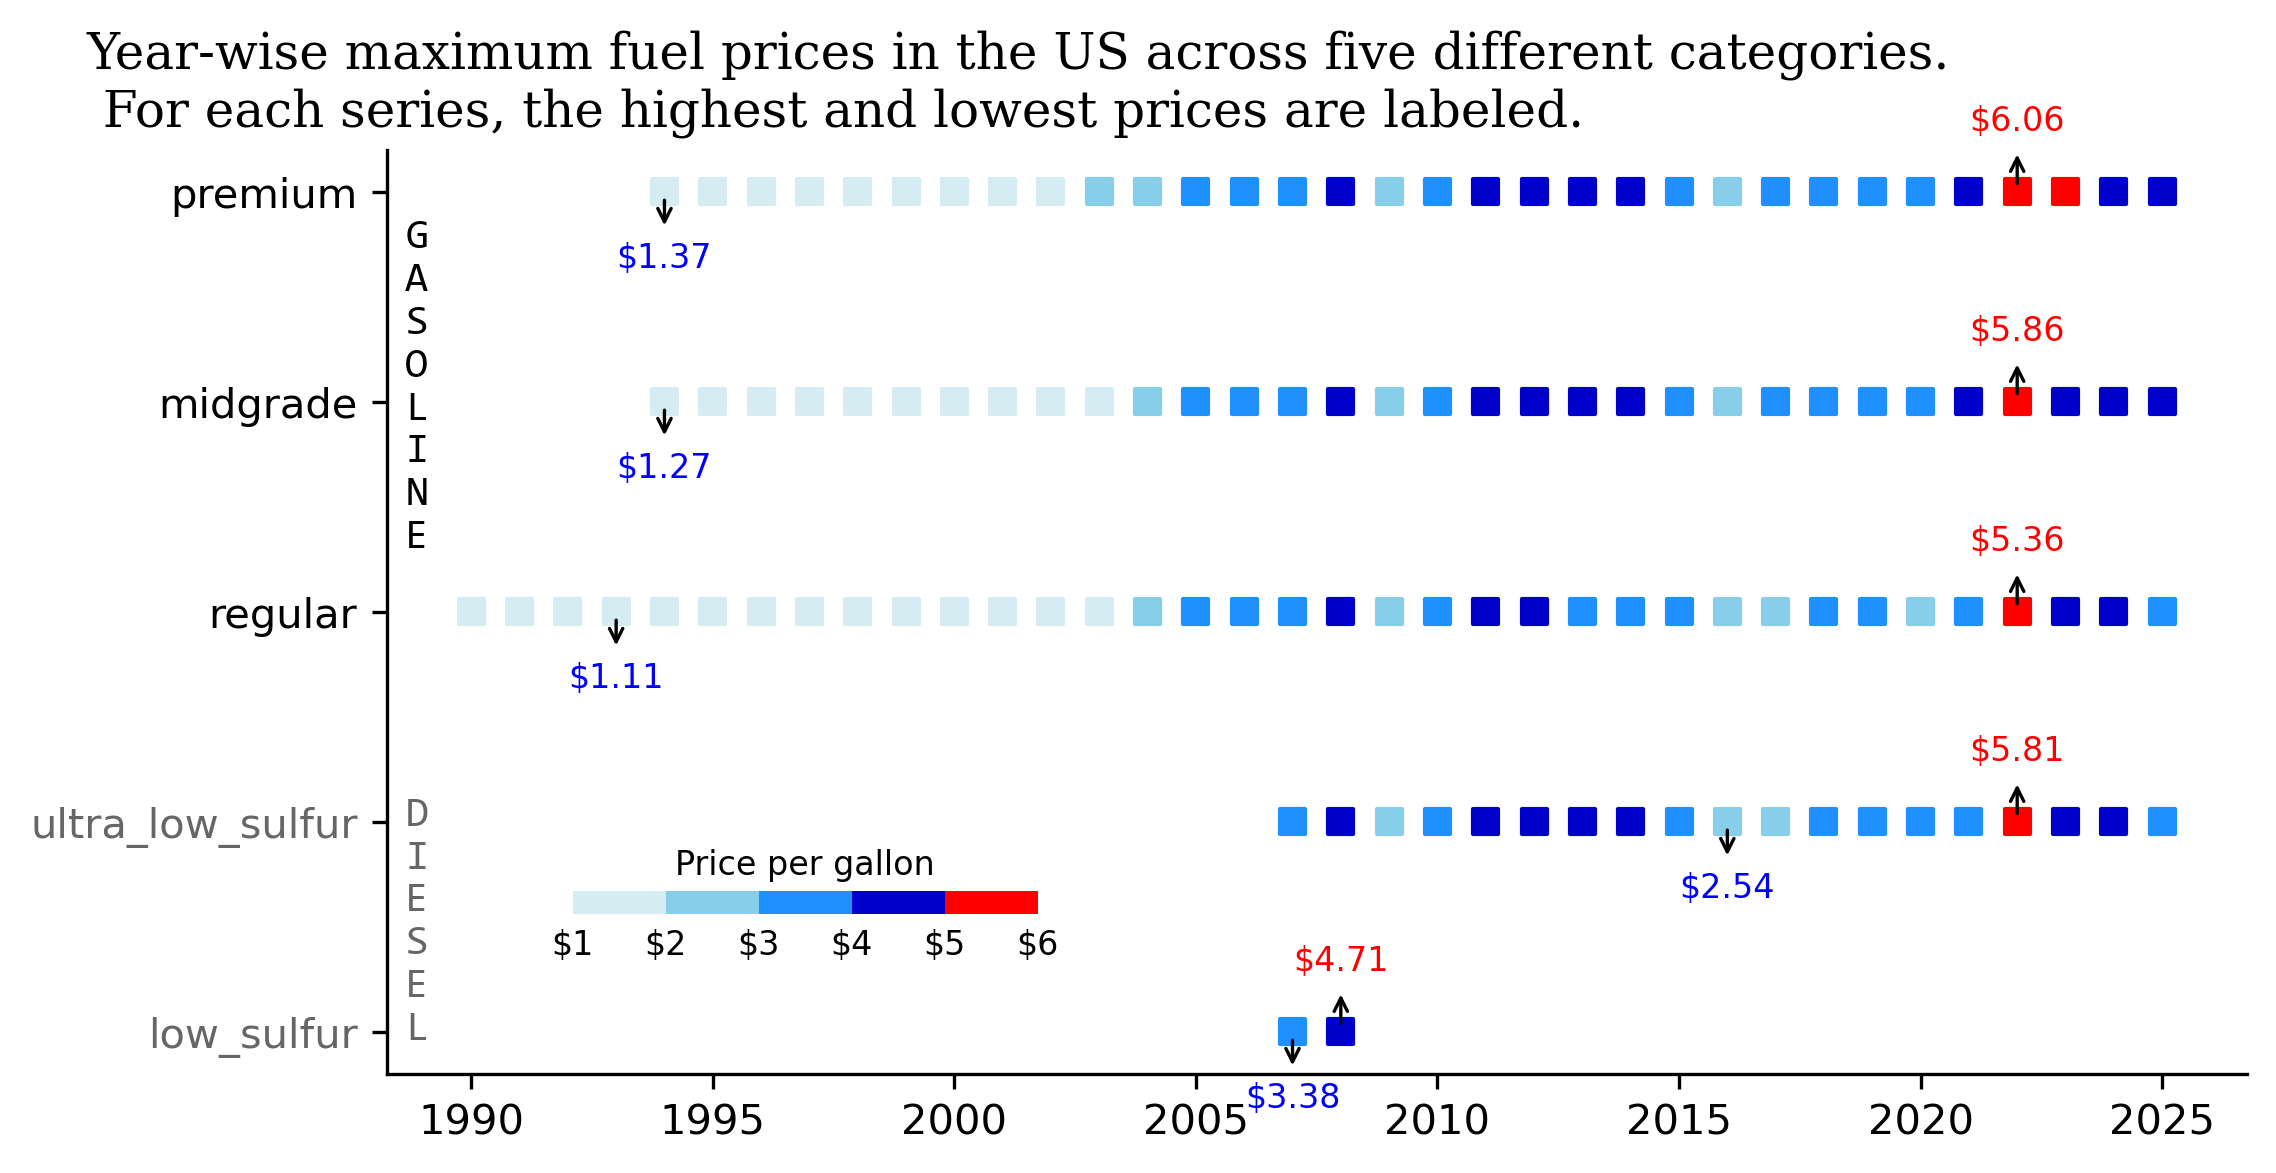

Recreate this plot in Python.
import marimo

__generated_with = "0.14.9"
app = marimo.App(width="medium")


@app.cell
def _():
    import marimo as mo
    import pandas as pd
    import matplotlib.pyplot as plt
    import matplotlib.colors as mcolors
    from mpl_toolkits.axes_grid1.inset_locator import inset_axes
    return inset_axes, mcolors, mo, pd, plt


@app.cell
def _(pd):
    weekly_gas_prices = pd.read_csv('https://raw.githubusercontent.com/rfordatascience/tidytuesday/main/data/2025/2025-07-01/weekly_gas_prices.csv')
    #
    return (weekly_gas_prices,)


@app.cell
def _(pd, weekly_gas_prices):
    weekly_gas_prices['date'] = pd.to_datetime(weekly_gas_prices['date'])
    return


@app.cell
def _(weekly_gas_prices):
    weekly_gas_prices
    return


@app.cell
def _(weekly_gas_prices):
    weekly_gas_prices['year'] = weekly_gas_prices['date'].dt.year
    return


@app.cell
def _(weekly_gas_prices):
    # create a new col fuel_grade by combining values from fuel and grade columns
    weekly_gas_prices['fuel_grade'] = weekly_gas_prices['fuel'] + '-' + weekly_gas_prices['grade']
    weekly_gas_prices
    return


@app.cell
def _(mo):
    mo.md(r"""## Plotting""")
    return


@app.cell
def _(inset_axes, mcolors, pd, plt, weekly_gas_prices):
    fig, ax = plt.subplots(figsize=(8, 4))

    intervals = [1.0, 2.0, 3.0, 4.0, 5.0, 6.0]  
    colors = ['#D6ECF3', '#87CEEB', '#1E90FF', '#0000CD', 'red']

    cmap = mcolors.ListedColormap(colors)
    norm = mcolors.BoundaryNorm(intervals, cmap.N)

    df_max_price = weekly_gas_prices.groupby(['year', 'fuel_grade'])['price'].max().reset_index().sort_values(by='fuel_grade')

    fuel_cat = ['gasoline-all', 'gasoline-premium', 'gasoline-midgrade', 'gasoline-regular', 'diesel-all', 'diesel-ultra_low_sulfur', 'diesel-low_sulfur']
    df_max_price['fuel_grade'] = pd.Categorical(df_max_price['fuel_grade'], categories=fuel_cat, ordered=True)
    # sort by year and fuel_grade
    df_max_price = df_max_price.sort_values(by=['fuel_grade'])

    # remove rows where fuel_grade contains "all"
    df_max_price = df_max_price[~df_max_price['fuel_grade'].str.contains('all')]

    s1 = ax.scatter(
        df_max_price['year'], 
        df_max_price['fuel_grade'], 
        c=df_max_price['price'], 
        cmap=cmap, 
        norm=norm,
        marker='s'
    )

    ax.invert_yaxis()

    cbar_ax = inset_axes(ax,
                         width="50%",  # Width as a percent of the parent axis
                         height="5%",  # Height as a percent of the parent axis
                         loc='lower center',  # Position inside the main plot
                         bbox_to_anchor=(-0.025, 0.15, 0.5, 0.5),
                         bbox_transform=ax.transAxes)

    cbar = plt.colorbar(s1, cax=cbar_ax, shrink=0.5, orientation='horizontal')
    cbar.set_ticklabels([f'${interval:.0f}' for interval in intervals])
    cbar.outline.set_visible(False)
    cbar.set_label('Price per gallon', fontsize=8)
    cbar.ax.xaxis.set_label_position('top')   
    cbar.ax.tick_params(length=0, labelsize=8)  

    for label in ax.get_yticklabels():
        if "diesel" in label.get_text():
            label.set_color('#666666')

    ax.set_yticks(ax.get_yticks())
    ax.set_yticklabels([k.get_text().split('-')[1] for k in ax.get_yticklabels()])

    ax.text(0.01, 0.925, '\n'.join("GASOLINE"), transform=ax.transAxes, fontsize=10,
            verticalalignment='top', fontfamily='Courier New')
    ax.text(0.01, 0.30, '\n'.join("DIESEL"), transform=ax.transAxes, fontsize=10,
            verticalalignment='top', color='#666666', fontfamily='Courier New')
    ax.spines[['top', 'right']].set_visible(False)



    # Label max and min for each fuel_grade
    for grade in df_max_price['fuel_grade'].unique():
        subset = df_max_price[df_max_price['fuel_grade'] == grade]

        # Skip if empty or NaNs
        if subset.empty or subset['price'].isnull().all():
            continue

        max_row = subset.loc[subset['price'].idxmax()]
        min_row = subset.loc[subset['price'].idxmin()]

        arrow = dict(arrowstyle='<-', color='black', linewidth=0.8)

        # Annotate max
        ax.annotate(
            f"${max_row['price']:.2f}",
            xy=(max_row['year'], max_row['fuel_grade']),
            xytext=(0, 13),  
            textcoords='offset points',
            ha='center', va='bottom',
            fontsize=8, color='red',
            arrowprops=arrow
        )
        # Annotate min
        ax.annotate(
            f"${min_row['price']:.2f}",
            xy=(min_row['year'], min_row['fuel_grade']),
            xytext=(0, -20),  
            textcoords='offset points',
            ha='center', va='bottom',
            fontsize=8, color='blue',
            arrowprops=arrow
        )
    fig.suptitle('Year-wise maximum fuel prices in the US across five different categories. \n For each series, the highest and lowest prices are labeled.',x=0, ha='left', fontfamily='Serif')
    plt.savefig('gas_prices.png', dpi=300, bbox_inches='tight')
    plt.show()

    return


if __name__ == "__main__":
    app.run()
